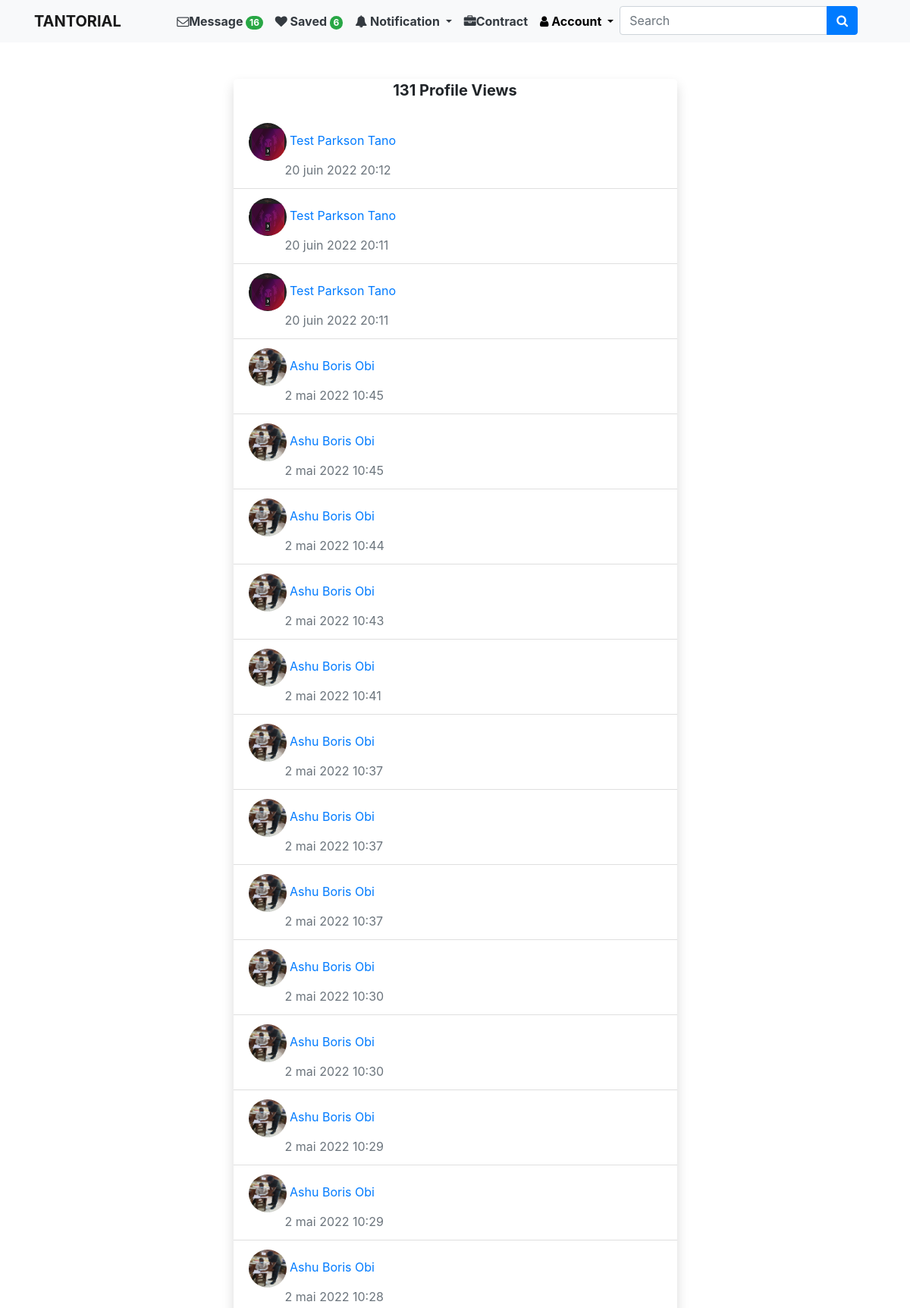
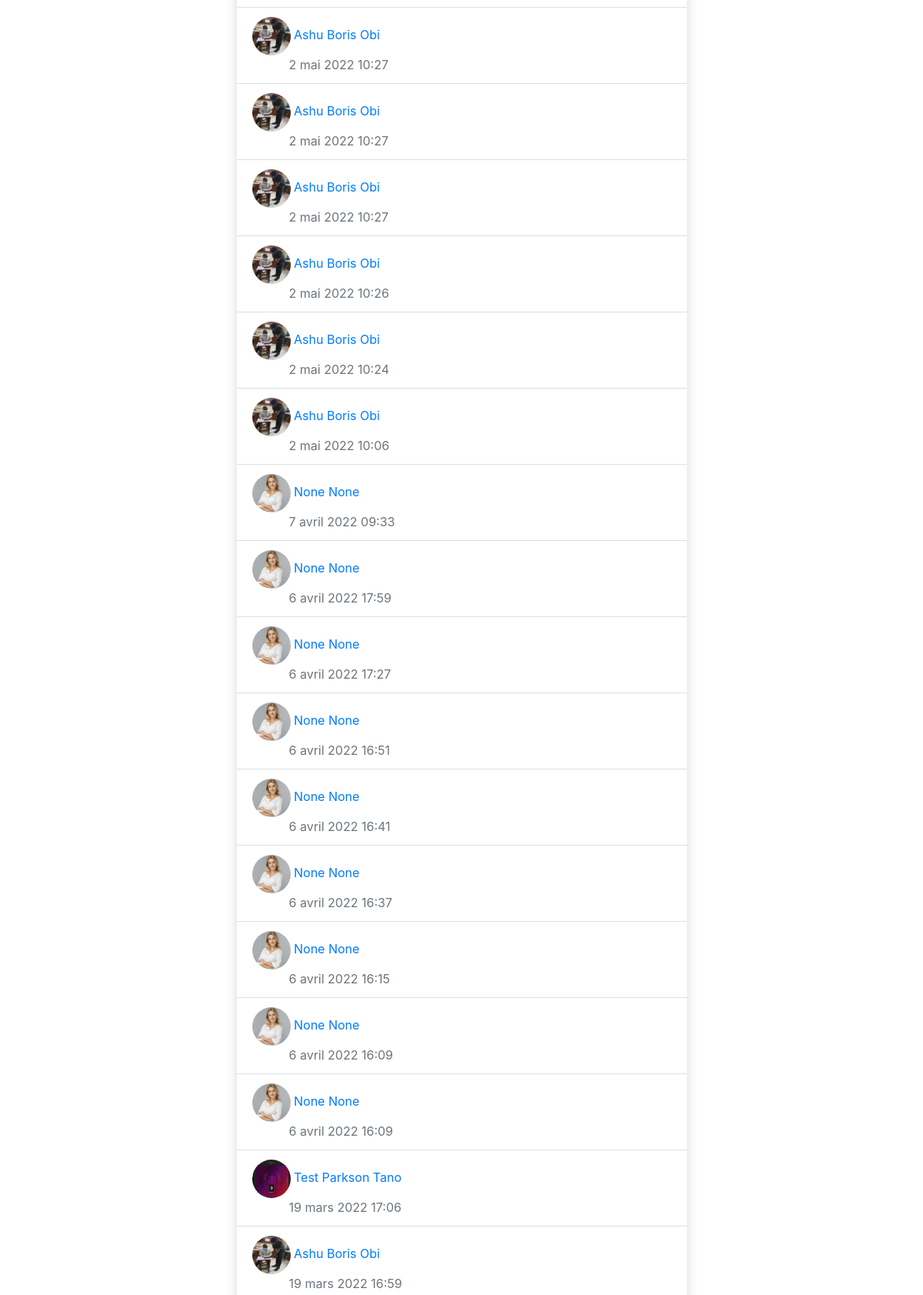
Page /profview/ (signed in, upper part) on the committed database (2 pictures, top to bottom).
### mainapp/models.py (models this page shows, shortened)
class ProfilePersonal(models.Model):
    user = models.OneToOneField(User, on_delete=models.CASCADE)
    account_type = models.CharField(
        max_length=10, choices=ACC, null=True, blank=True)
    title = models.CharField(
        max_length=10, choices=TITLE, null=True, blank=True)
    gender = models.CharField(
        max_length=10, choices=GENDER, null=True, blank=True)
    first_name = models.CharField(max_length=30, null=True, blank=True)
    last_name = models.CharField(max_length=30, null=True, blank=True)
    phone_number = models.CharField(max_length=15, null=True, blank=True)
    whatsapp_number = models.CharField(max_length=15, null=True, blank=True)
    show_whatsapp_number = models.BooleanField(default=True)
    online_lesson = models.BooleanField(default=False)
    country = models.ForeignKey(Country, on_delete=models.PROTECT, null=True)
    region = ChainedForeignKey(Region, chained_field="country",
                               chained_model_field="country",
                               show_all=False,
                               auto_choose=True,
                               sort=True,
                               null=True,)
    town = ChainedForeignKey(Town, chained_field="region",
                             chained_model_field="region",
                             show_all=False,
                             auto_choose=True,
                             sort=True,
                             null=True,)
    address = models.CharField(max_length=256, null=True, blank=True)
    date_of_birth = models.DateField(default=timezone.now)
    level_of_education = models.CharField(
        max_length=50, choices=EL, null=True, blank=True)
    date_of_birth = models.DateField(default=timezone.now)
    view_count = models.PositiveIntegerField(default=0)
    paid = models.BooleanField(default=False)
    favourite = models.ManyToManyField(
        User, related_name='saved_user', blank=True)
    profile_pic = models.ImageField(
        upload_to='profile_img', default='default.png')
    @property
    def total_likes(self):
        return self.favourite.count()
    def __str__(self):
        return self.user.username + " profile"

class ProfileViewed(models.Model):
    user = models.ForeignKey(
        User, on_delete=models.CASCADE, related_name='user', null=True, blank=True)
    viewed_by = models.ForeignKey(
        User, on_delete=models.CASCADE, related_name='user_view', null=True, blank=True)
    date_created = models.DateTimeField(auto_now_add=True)

### mainapp/views.py (the view)
# urls.py: path('profview/', ProfileViewList.as_view(), name='profview'),
class ProfileViewList(TemplateView):
    template_name = "main/profile_view.html"
    def get_context_data(self, **kwargs):
        context = super().get_context_data(**kwargs)
        profile = self.request.user
        profile_info = ProfileViewed.objects.filter(
            user=profile).order_by('-date_created')
        context["profile"] = profile_info
        return context

### category/category_processor.py (called while the page is built)
def category_list(request):
    suggested = []
    tutor = ProfilePersonal.objects.filter(account_type="tutor")
    profil = ProfilePersonal.objects.all()
    print('erjejr')
    print(tutor)
    if request.user.is_authenticated:
        if request.user.profilepersonal in tutor:
            suggested = ProfilePersonal.objects.filter(account_type="student")
    else:
        suggested = ProfilePersonal.objects.filter(account_type="student")
    return {
        'all_cat': Category.objects.all().order_by('name'),
        'all_subcat': SubCategory.objects.select_related('category').all().order_by('name'),
        'all_sub': Subject.objects.select_related('subcategory').all().order_by('subcategory'),
        'review' : Review.objects.all(),
        'tutors': tutor,
        'suggested': suggested
    }

### dani/dani_processor.py (called while the page is built)
def carousel_slide(request):
    return {
        'carousel' : Carousel.objects.all(),
        'subject_res' : Subject.objects.all(),
        'suggested': ProfilePersonal.objects.filter(paid=True)
     }

### location/location_processor.py (called while the page is built)
def location_renderer(request):
    messags = []
    if request.user.is_authenticated:
        messags = Message.objects.filter(
            receiver_user=request.user).filter(is_read=False)
        notification = OnlineLesson.objects.filter(
            teacher=request.user).filter(is_seen=False)
    else:
        notification = ''
    return {
        'country': Country.objects.all(),
        'region': Region.objects.all(),
        'towns': Town.objects.all(),
        'quater': Quater.objects.all(),
        'about': About.objects.get(id=1),
        'privacy': Privacy.objects.get(id=1),
        'team': OurTeam.objects.all(),
        'how':  HowToUse.objects.all(),
        'messags': messags,
        'notification': notification,
    }
    print(messags)

### templates/main/profile_view.html
{% extends "base.html" %} {% load crispy_forms_tags %}
{% load mathfilters %}
{%block title %} viewed_profile {% endblock title %} {% block content %}
<div class="row">
  <div class="col-sm-8 col-md-6 col-lg-6 mx-auto">
    <div class="card border-0 shadow rounded-3 my-5">
      <div class="card-title mb-0">
        <p class="fw-light fw-bold text-center fs-5">
          {{ profile.count }} Profile View{{ profile.count|pluralize }}
        </p>
      </div>
      <div class="card-body p-0 p-sm-0">
        <div class="list-group">
          <ul class="list-group list-group-flush">
            {% if profile %} {% for pro in profile %}
             {% if pro.viewed_by is not None or pro.viewed_by.profilepersonal.account_type == 'tutor' %}
            <li class="list-group-item list-group-item-action">
              <div class="d-inline">
                <img
                  src="{{pro.viewed_by.profilepersonal.profile_pic.url}}"
                  class="rounded-circle"
                  width="50px"
                  height="50px"
                />
                <a
                  href="{% url 'dantorial:userprofile' pro.viewed_by.profilepersonal.id %}"
                  style="text-decoration: none"
                >
                  {{pro.viewed_by.profilepersonal.first_name}}
                  {{pro.viewed_by.profilepersonal.last_name}}
                </a>
                <span class="text-muted d-grid d-sm-block ml-5">
                  {{pro.date_created}}
                </span>
              </div>
            </li>
            {% endif %} {% endfor %} {% endif %}
          </ul>
        </div>
      </div>
    </div>
  </div>
</div>
{% endblock %}

### templates/base.html (shortened to what this page needs)
{% load pwa %}
{% load cache %}
{% load static %}
{% load notifications_tags %}
{% load i18n %}
{% load humanize %}
<!doctype html>
<html lang="en">
<head>
  <link href="https://cdn.jsdelivr.net/npm/bootstrap@5.1.0/dist/css/bootstrap.min.css" rel="stylesheet">
  <link href="https://cdnjs.cloudflare.com/ajax/libs/font-awesome/5.15.1/css/all.min.css" rel="stylesheet" />
  <link rel="stylesheet" href="{% static 'main.css' %}">
  <link rel="stylesheet" href="https://maxcdn.bootstrapcdn.com/font-awesome/4.5.0/css/font-awesome.min.css">
  <link href="https://cdn.jsdelivr.net/npm/select2@4.1.0-rc.0/dist/css/select2.min.css" rel="stylesheet" />
  <link
    href="https://cdnjs.cloudflare.com/ajax/libs/bootstrap-datetimepicker/4.17.37/css/bootstrap-datetimepicker.min.css"
    rel="stylesheet">
  <link href="{% static 'assets/css/styles.css' %}" rel="stylesheet">
  <link href="https://unpkg.com/aos@2.3.1/dist/aos.css" rel="stylesheet">
  <link href='https://unpkg.com/boxicons@2.1.2/css/boxicons.min.css' rel='stylesheet'>
  <link rel="stylesheet" href="https://cdn.jsdelivr.net/npm/glightbox/dist/css/glightbox.min.css" />
  <link rel="stylesheet" href="https://unpkg.com/swiper@8/swiper-bundle.min.css" />
  <link rel="stylesheet" href="https://cdn.jsdelivr.net/npm/bootstrap-icons@1.7.2/font/bootstrap-icons.css">
  {% load bootstrap4 %} {% bootstrap_css %} {% bootstrap_javascript jquery='full' %}
</head>
<header class="sticky-top">
  <nav class="navbar navbar-light navbar-expand-lg bg-light sticky-top">
    <div class="container me-auto">
      <a class="navbar-brand" href="{% url 'dantorial:index' %}">
        <div class='font-weight-bold text-uppercase'>
          Tantorial
        </div>
      </a>
      <div class="collapse navbar-collapse" id="navbarNav">
        <ul class="navbar-nav ms-auto me-4 my-3 my-lg-0">
          {% if user.is_authenticated %}
          <li class="nav-item">
            <a class="nav-link text-dark font-weight-bold" href="{% url 'dantorial_message:chat' %}"><i
                class='fa fa-envelope-o'></i>Message
              {% if messags.count > 0 %}
              <span class="badge rounded-pill badge-notification bg-success">{{ messags.count}}</span>
              {% endif %}
            </a>
          </li>
          <li>
            <a class="nav-link text-dark font-weight-bold" href="{% url 'dantorial:myfavourites' %}">
              <i class='fa fa-heart'></i> Saved
              {% if user.profilepersonal.total_likes > 0 %}
              <span class="badge rounded-pill badge-notification bg-success like_count" id='like_count'>
                {{ user.profilepersonal.total_likes }}</span>
              {% endif %}
            </a>
          </li>
          <li class="nav-item dropdown">
            <a href="#" class="nav-link text-dark dropdown-toggle font-weight-bold" data-toggle="dropdown"
              aria-expanded="false">
              <i class='fa fa-bell'></i> Notification
            </a>
          </li>
          <li class="nav-item">
            <a class="nav-link text-dark font-weight-bold" href="{% url 'dantorial:contract' %}"><i
                class='fa fa-briefcase'></i>Contract
            </a>
          </li>
          <li class="nav-item dropdown">
            <a class="nav-link dropdown-toggle text-black font-weight-bold" href="#" id="navbarDropdownMenuLink"
              role="button" data-bs-toggle="dropdown" aria-expanded="false">
              <span><i class="fa fa-user" aria-hidden="true"></i></span>
              {% trans "Account" %}
            </a>
          </li>
          {% endif %}
          <li class="nav-item">
            <form action="{% url 'dantorial:allsearch' %}">
              <div class="input-group">
                <input class="form-control" type="text" placeholder="Search" aria-label="Enter search term..."
                  aria-describedby="button-search" name='keywords' />
                <button class="btn btn-primary" id="button-search" type="submit">
                  <i class='fa fa-search'></i>
                </button>
              </div>
            </form>
          </li>
        </ul>
      </div>
    </div>
  </nav>
</header>
<body>
  <div style="width: 100;">
    {% block content %} {% endblock content %}
  </div>
</body>
</html>

### static/main.css (style rules this page uses)
body { min-height: 100vh; margin: 0; display: grid; grid-template-rows: auto 1fr auto; }
body { margin-top:20px; background:#eee; }

### static/assets/css/styles.css (style rules this page uses)
body { font-family: "Open Sans", sans-serif; color: #444444; }
a { color: #1acc8d; text-decoration: none; }

### rows in the picture
ProfileViewed: viewed_by.profilepersonal.profile_pic (picture), viewed_by.profilepersonal.first_name "Test", viewed_by.profilepersonal.last_name "Parkson Tano", date_created "20 juin 2022 20:12"
ProfileViewed: viewed_by.profilepersonal.profile_pic (picture), viewed_by.profilepersonal.first_name "Test", viewed_by.profilepersonal.last_name "Parkson Tano", date_created "20 juin 2022 20:11"
ProfileViewed: viewed_by.profilepersonal.profile_pic (picture), viewed_by.profilepersonal.first_name "Test", viewed_by.profilepersonal.last_name "Parkson Tano", date_created "20 juin 2022 20:11"
ProfileViewed: viewed_by.profilepersonal.profile_pic (picture), viewed_by.profilepersonal.first_name "Ashu Boris", viewed_by.profilepersonal.last_name "Obi", date_created "2 mai 2022 10:45"
ProfileViewed: viewed_by.profilepersonal.profile_pic (picture), viewed_by.profilepersonal.first_name "Ashu Boris", viewed_by.profilepersonal.last_name "Obi", date_created "2 mai 2022 10:45"
ProfileViewed: viewed_by.profilepersonal.profile_pic (picture), viewed_by.profilepersonal.first_name "Ashu Boris", viewed_by.profilepersonal.last_name "Obi", date_created "2 mai 2022 10:44"
ProfileViewed: viewed_by.profilepersonal.profile_pic (picture), viewed_by.profilepersonal.first_name "Ashu Boris", viewed_by.profilepersonal.last_name "Obi", date_created "2 mai 2022 10:43"
ProfileViewed: viewed_by.profilepersonal.profile_pic (picture), viewed_by.profilepersonal.first_name "Ashu Boris", viewed_by.profilepersonal.last_name "Obi", date_created "2 mai 2022 10:41"
ProfileViewed: viewed_by.profilepersonal.profile_pic (picture), viewed_by.profilepersonal.first_name "Ashu Boris", viewed_by.profilepersonal.last_name "Obi", date_created "2 mai 2022 10:37"
ProfileViewed: viewed_by.profilepersonal.profile_pic (picture), viewed_by.profilepersonal.first_name "Ashu Boris", viewed_by.profilepersonal.last_name "Obi", date_created "2 mai 2022 10:37"
ProfileViewed: viewed_by.profilepersonal.profile_pic (picture), viewed_by.profilepersonal.first_name "Ashu Boris", viewed_by.profilepersonal.last_name "Obi", date_created "2 mai 2022 10:37"
ProfileViewed: viewed_by.profilepersonal.profile_pic (picture), viewed_by.profilepersonal.first_name "Ashu Boris", viewed_by.profilepersonal.last_name "Obi", date_created "2 mai 2022 10:30"
ProfileViewed: viewed_by.profilepersonal.profile_pic (picture), viewed_by.profilepersonal.first_name "Ashu Boris", viewed_by.profilepersonal.last_name "Obi", date_created "2 mai 2022 10:30"
ProfileViewed: viewed_by.profilepersonal.profile_pic (picture), viewed_by.profilepersonal.first_name "Ashu Boris", viewed_by.profilepersonal.last_name "Obi", date_created "2 mai 2022 10:29"
ProfileViewed: viewed_by.profilepersonal.profile_pic (picture), viewed_by.profilepersonal.first_name "Ashu Boris", viewed_by.profilepersonal.last_name "Obi", date_created "2 mai 2022 10:29"
ProfileViewed: viewed_by.profilepersonal.profile_pic (picture), viewed_by.profilepersonal.first_name "Ashu Boris", viewed_by.profilepersonal.last_name "Obi", date_created "2 mai 2022 10:28"
ProfileViewed: viewed_by.profilepersonal.profile_pic (picture), viewed_by.profilepersonal.first_name "Ashu Boris", viewed_by.profilepersonal.last_name "Obi", date_created "2 mai 2022 10:27"
ProfileViewed: viewed_by.profilepersonal.profile_pic (picture), viewed_by.profilepersonal.first_name "Ashu Boris", viewed_by.profilepersonal.last_name "Obi", date_created "2 mai 2022 10:27"
ProfileViewed: viewed_by.profilepersonal.profile_pic (picture), viewed_by.profilepersonal.first_name "Ashu Boris", viewed_by.profilepersonal.last_name "Obi", date_created "2 mai 2022 10:27"
ProfileViewed: viewed_by.profilepersonal.profile_pic (picture), viewed_by.profilepersonal.first_name "Ashu Boris", viewed_by.profilepersonal.last_name "Obi", date_created "2 mai 2022 10:26"
ProfileViewed: viewed_by.profilepersonal.profile_pic (picture), viewed_by.profilepersonal.first_name "Ashu Boris", viewed_by.profilepersonal.last_name "Obi", date_created "2 mai 2022 10:24"
ProfileViewed: viewed_by.profilepersonal.profile_pic (picture), viewed_by.profilepersonal.first_name "Ashu Boris", viewed_by.profilepersonal.last_name "Obi", date_created "2 mai 2022 10:06"
ProfileViewed: viewed_by.profilepersonal.profile_pic (picture), viewed_by.profilepersonal.first_name "None", viewed_by.profilepersonal.last_name "None", date_created "7 avril 2022 09:33"
ProfileViewed: viewed_by.profilepersonal.profile_pic (picture), viewed_by.profilepersonal.first_name "None", viewed_by.profilepersonal.last_name "None", date_created "6 avril 2022 17:59"
ProfileViewed: viewed_by.profilepersonal.profile_pic (picture), viewed_by.profilepersonal.first_name "None", viewed_by.profilepersonal.last_name "None", date_created "6 avril 2022 17:27"
ProfileViewed: viewed_by.profilepersonal.profile_pic (picture), viewed_by.profilepersonal.first_name "None", viewed_by.profilepersonal.last_name "None", date_created "6 avril 2022 16:51"
ProfileViewed: viewed_by.profilepersonal.profile_pic (picture), viewed_by.profilepersonal.first_name "None", viewed_by.profilepersonal.last_name "None", date_created "6 avril 2022 16:41"
ProfileViewed: viewed_by.profilepersonal.profile_pic (picture), viewed_by.profilepersonal.first_name "None", viewed_by.profilepersonal.last_name "None", date_created "6 avril 2022 16:37"
ProfileViewed: viewed_by.profilepersonal.profile_pic (picture), viewed_by.profilepersonal.first_name "None", viewed_by.profilepersonal.last_name "None", date_created "6 avril 2022 16:15"
ProfileViewed: viewed_by.profilepersonal.profile_pic (picture), viewed_by.profilepersonal.first_name "None", viewed_by.profilepersonal.last_name "None", date_created "6 avril 2022 16:09"
ProfileViewed: viewed_by.profilepersonal.profile_pic (picture), viewed_by.profilepersonal.first_name "None", viewed_by.profilepersonal.last_name "None", date_created "6 avril 2022 16:09"
ProfileViewed: viewed_by.profilepersonal.profile_pic (picture), viewed_by.profilepersonal.first_name "Test", viewed_by.profilepersonal.last_name "Parkson Tano", date_created "19 mars 2022 17:06"
ProfileViewed: viewed_by.profilepersonal.profile_pic (picture), viewed_by.profilepersonal.first_name "Ashu Boris", viewed_by.profilepersonal.last_name "Obi", date_created "19 mars 2022 16:59"

### other values in the picture
{{ messags.count }} "16"
{{ user.profilepersonal.total_likes }} "6"
{{ profile.count }} "131"
